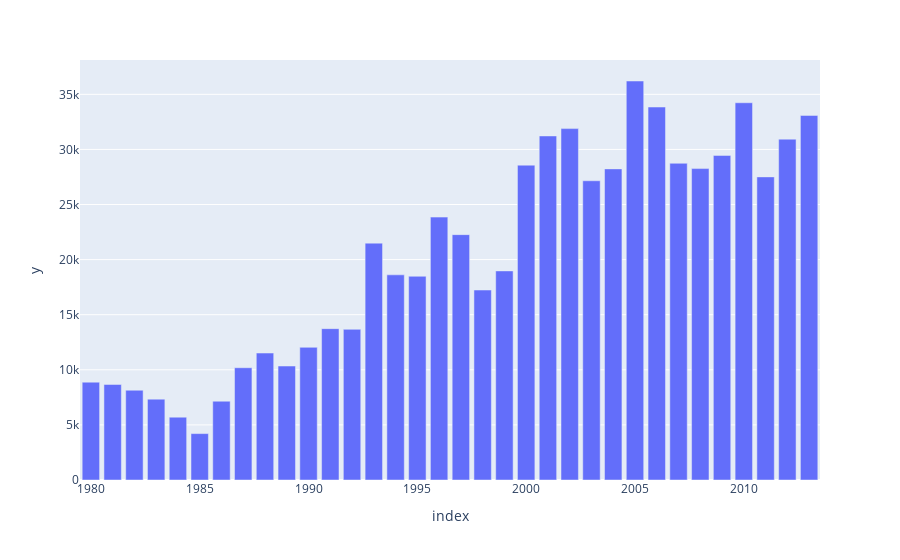

Notebook source saved alongside this figure:
### Code cell
px.bar(india_data, x=india_data.index, y=india_data.values)

### Figure 1 — Plotly figure (JSON) as saved in the notebook; plotly's stock layout.template omitted (floating-point values rounded to 4 significant figures)
{"data": [{"alignmentgroup": "True", "hovertemplate": "index=%{x}<br>y=%{y}<extra></extra>", "legendgroup": "", "marker": {"color": "#636efa", "pattern": {"shape": ""}}, "name": "", "offsetgroup": "", "orientation": "v", "showlegend": false, "textposition": "auto", "type": "bar", "x": [1980, 1981, 1982, 1983, 1984, 1985, 1986, 1987, 1988, 1989, 1990, 1991, 1992, 1993, 1994, 1995, 1996, 1997, 1998, 1999, 2000, 2001, 2002, 2003, 2004, 2005, 2006, 2007, 2008, 2009, 2010, 2011, 2012, 2013], "xaxis": "x", "y": [8880, 8670, 8147, 7338, 5704, 4211, 7150, 10189, 11522, 10343, 12041, 13734, 13673, 21496, 18620, 18489, 23859, 22268, 17241, 18974, 28572, 31223, 31889, 27155, 28235, 36210, 33848, 28742, 28261, 29456, 34235, 27509, 30933, 33087], "yaxis": "y"}], "layout": {"barmode": "relative", "legend": {"tracegroupgap": 0}, "margin": {"t": 60}, "xaxis": {"anchor": "y", "domain": [0, 1], "title": {"text": "index"}}, "yaxis": {"anchor": "x", "domain": [0, 1], "title": {"text": "y"}}}}
